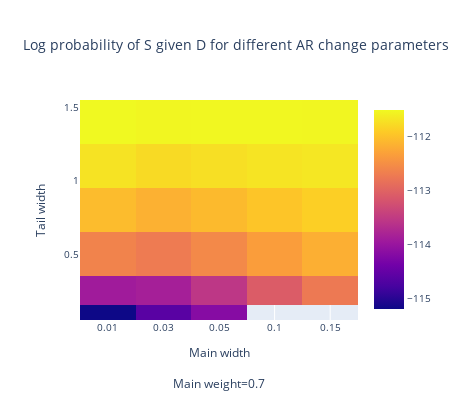

Notebook source saved alongside this figure:
### Code cell
params = [
    (0.01, 0.1, 0.7),
    (0.01, 0.2, 0.7),
    (0.01, 0.5, 0.7),
    (0.01, 0.8, 0.7),
    (0.01, 1.1, 0.7),
    (0.01, 1.4, 0.7),
    (0.03, 0.1, 0.7),
    (0.03, 0.2, 0.7),
    (0.03, 0.5, 0.7),
    (0.03, 0.8, 0.7),
    (0.03, 1.1, 0.7),
    (0.03, 1.4, 0.7),
    (0.05, 0.1, 0.7),
    (0.05, 0.2, 0.7),
    (0.05, 0.5, 0.7),
    (0.05, 0.8, 0.7),
    (0.05, 1.1, 0.7),
    (0.05, 1.4, 0.7),
    (0.1, 0.2, 0.7),
    (0.1, 0.5, 0.7),
    (0.1, 0.8, 0.7),
    (0.1, 1.1, 0.7),
    (0.1, 1.4, 0.7),
    (0.15, 0.2, 0.7),
    (0.15, 0.5, 0.7),
    (0.15, 0.8, 0.7),
    (0.15, 1.1, 0.7),
    (0.15, 1.4, 0.7),
]
labels = ["main width", "tail width", "main weight"]
df_heatmap, IDs = load_and_process_json(28, params, labels)

fig = make_subplots()
fig = add_heatmap_for_weight(fig, df_heatmap, 0.7, 1)
fig.update_layout(
    title=f"Log probability of S given D for different AR change parameters ({len(IDs)} IDs)",
    yaxis_title="Tail width",
    # yaxis_type='log',
    width=450,
    height=400,
    font_size=10,
)
fig.show()

### Figure 1 — Plotly figure (JSON) as saved in the notebook; plotly's stock layout.template omitted (floating-point values rounded to 4 significant figures)
{"data": [{"type": "heatmap", "x": [0.01, 0.01, 0.01, 0.01, 0.01, 0.01, 0.03, 0.03, 0.03, 0.03, 0.03, 0.03, 0.05, 0.05, 0.05, 0.05, 0.05, 0.05, 0.1, 0.1, 0.1, 0.1, 0.1, 0.15, 0.15, 0.15, 0.15, 0.15], "xaxis": "x", "y": [0.1, 0.2, 0.5, 0.8, 1.1, 1.4, 0.1, 0.2, 0.5, 0.8, 1.1, 1.4, 0.1, 0.2, 0.5, 0.8, 1.1, 1.4, 0.2, 0.5, 0.8, 1.1, 1.4, 0.2, 0.5, 0.8, 1.1, 1.4], "yaxis": "y", "z": [-115.2, -113.9, -112.6, -112.1, -111.7, -111.5, -114.6, -113.9, -112.7, -112.2, -111.8, -111.5, -114.2, -113.6, -112.6, -112.1, -111.7, -111.5, -113.1, -112.4, -112.0, -111.7, -111.5, -112.7, -112.2, -111.9, -111.7, -111.5]}], "layout": {"font": {"size": 10}, "height": 400, "title": {"text": "Log probability of S given D for different AR change parameters (2 IDs)"}, "width": 450, "xaxis": {"anchor": "y", "domain": [0, 1], "title": {"text": "Main width<br><br>Main weight=0.7"}, "type": "category"}, "yaxis": {"anchor": "x", "domain": [0, 1], "title": {"text": "Tail width"}}}}
